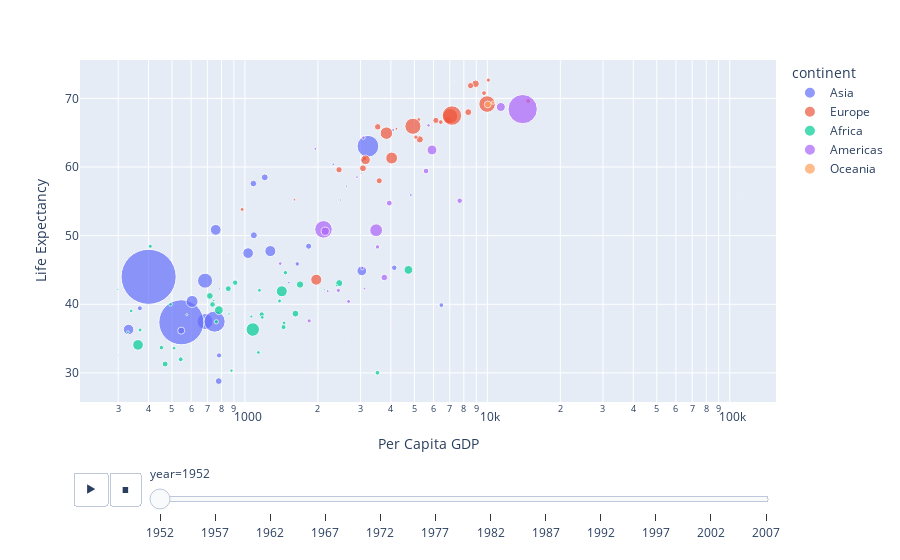

This figure's notebook cell:
### Markdown cell above
That's much more like a straight line.

Now let's differentiate the countries by size and continent.  It makes intuitive sense to make bigger countries bigger and smaller countries smaller (ordinal data) and to use color to indicate the continent they belong to (nominal data).

### Code cell
fig = px.scatter(df, x='gdpPercap', y='lifeExp', log_x=True, size='pop', color='continent', animation_frame='year', hover_name='country', size_max=60, labels={'gdpPercap': 'Per Capita GDP', 'lifeExp': 'Life Expectancy'})

fig.show()

### Figure 1 — Plotly figure (JSON) as saved in the notebook; plotly's stock layout.template omitted (floating-point values rounded to 4 significant figures)
{"data": [{"hovertemplate": "<b>%{hovertext}</b><br><br>continent=Asia<br>year=1952<br>Per Capita GDP=%{x}<br>Life Expectancy=%{y}<br>pop=%{marker.size}<extra></extra>", "hovertext": ["Afghanistan", "Bahrain", "Bangladesh", "Cambodia", "China", "Hong Kong, China", "India", "Indonesia", "Iran", "Iraq", "Israel", "Japan", "Jordan", "Korea, Dem. Rep.", "Korea, Rep.", "Kuwait", "Lebanon", "Malaysia", "Mongolia", "Myanmar", "Nepal", "Oman", "Pakistan", "Philippines", "Saudi Arabia", "Singapore", "Sri Lanka", "Syria", "Taiwan", "Thailand", "Vietnam", "West Bank and Gaza", "Yemen, Rep."], "legendgroup": "Asia", "marker": {"color": "#636efa", "size": [8425333, 120447, 46886859, 4693836, 556263527, 2125900, 372000000, 82052000, 17272000, 5441766, 1620914, 86459025, 607914, 8865488, 20947571, 160000, 1439529, 6748378, 800663, 20092996, 9182536, 507833, 41346560, 22438691, 4005677, 1127000, 7982342, 3661549, 8550362, 21289402, 26246839, 1030585, 4963829], "sizemode": "area", "sizeref": 366300.0, "symbol": "circle"}, "mode": "markers", "name": "Asia", "orientation": "v", "showlegend": true, "type": "scatter", "x": [779.4, 9867.0, 684.2, 368.5, 400.4, 3054.0, 546.6, 749.7, 3035.0, 4130.0, 4087.0, 3217.0, 1547.0, 1088.0, 1031.0, 108400.0, 4835.0, 1831.0, 786.6, 331, 545.9, 1828.0, 684.6, 1273.0, 6460.0, 2315.0, 1084.0, 1643.0, 1207.0, 757.8, 605.1, 1516.0, 781.7], "xaxis": "x", "y": [28.8, 50.94, 37.48, 39.42, 44, 60.96, 37.37, 37.47, 44.87, 45.32, 65.39, 63.03, 43.16, 50.06, 47.45, 55.56, 55.93, 48.46, 42.24, 36.32, 36.16, 37.58, 43.44, 47.75, 39.88, 60.4, 57.59, 45.88, 58.5, 50.85, 40.41, 43.16, 32.55], "yaxis": "y"}, {"hovertemplate": "<b>%{hovertext}</b><br><br>continent=Europe<br>year=1952<br>Per Capita GDP=%{x}<br>Life Expectancy=%{y}<br>pop=%{marker.size}<extra></extra>", "hovertext": ["Albania", "Austria", "Belgium", "Bosnia and Herzegovina", "Bulgaria", "Croatia", "Czech Republic", "Denmark", "Finland", "France", "Germany", "Greece", "Hungary", "Iceland", "Ireland", "Italy", "Montenegro", "Netherlands", "Norway", "Poland", "Portugal", "Romania", "Serbia", "Slovak Republic", "Slovenia", "Spain", "Sweden", "Switzerland", "Turkey", "United Kingdom"], "legendgroup": "Europe", "marker": {"color": "#EF553B", "size": [1282697, 6927772, 8730405, 2791000, 7274900, 3882229, 9125183, 4334000, 4090500, 42459667, 69145952, 7733250, 9504000, 147962, 2952156, 47666000, 413834, 10381988, 3327728, 25730551, 8526050, 16630000, 6860147, 3558137, 1489518, 28549870, 7124673, 4815000, 22235677, 50430000], "sizemode": "area", "sizeref": 366300.0, "symbol": "circle"}, "mode": "markers", "name": "Europe", "orientation": "v", "showlegend": true, "type": "scatter", "x": [1601.0, 6137.0, 8343.0, 973.5, 2444.0, 3119.0, 6876.0, 9692.0, 6425.0, 7030.0, 7144.0, 3531.0, 5264.0, 7268.0, 5210.0, 4931.0, 2648.0, 8942.0, 10100.0, 4029.0, 3068.0, 3145.0, 3581.0, 5075.0, 4215.0, 3834.0, 8528.0, 14730.0, 1969.0, 9980.0], "xaxis": "x", "y": [55.23, 66.8, 68, 53.82, 59.6, 61.21, 66.87, 70.78, 66.55, 67.41, 67.5, 65.86, 64.03, 72.49, 66.91, 65.94, 59.16, 72.13, 72.67, 61.31, 59.82, 61.05, 58.0, 64.36, 65.57, 64.94, 71.86, 69.62, 43.59, 69.18], "yaxis": "y"}, {"hovertemplate": "<b>%{hovertext}</b><br><br>continent=Africa<br>year=1952<br>Per Capita GDP=%{x}<br>Life Expectancy=%{y}<br>pop=%{marker.size}<extra></extra>", "hovertext": ["Algeria", "Angola", "Benin", "Botswana", "Burkina Faso", "Burundi", "Cameroon", "Central African Republic", "Chad", "Comoros", "Congo, Dem. Rep.", "Congo, Rep.", "Cote d'Ivoire", "Djibouti", "Egypt", "Equatorial Guinea", "Eritrea", "Ethiopia", "Gabon", "Gambia", "Ghana", "Guinea", "Guinea-Bissau", "Kenya", "Lesotho", "Liberia", "Libya", "Madagascar", "Malawi", "Mali", "Mauritania", "Mauritius", "Morocco", "Mozambique", "Namibia", "Niger", "Nigeria", "Reunion", "Rwanda", "Sao Tome and Principe", "Senegal", "Sierra Leone", "Somalia", "South Africa", "Sudan", "Swaziland", "Tanzania", "Togo", "Tunisia", "Uganda", "Zambia", "Zimbabwe"], "legendgroup": "Africa", "marker": {"color": "#00cc96", "size": [9279525, 4232095, 1738315, 442308, 4469979, 2445618, 5009067, 1291695, 2682462, 153936, 14100005, 854885, 2977019, 63149, 22223309, 216964, 1438760, 20860941, 420702, 284320, 5581001, 2664249, 580653, 6464046, 748747, 863308, 1019729, 4762912, 2917802, 3838168, 1022556, 516556, 9939217, 6446316, 485831, 3379468, 33119096, 257700, 2534927, 60011, 2755589, 2143249, 2526994, 14264935, 8504667, 290243, 8322925, 1219113, 3647735, 5824797, 2672000, 3080907], "sizemode": "area", "sizeref": 366300.0, "symbol": "circle"}, "mode": "markers", "name": "Africa", "orientation": "v", "showlegend": true, "type": "scatter", "x": [2449.0, 3521.0, 1063.0, 851.2, 543.3, 339.3, 1173.0, 1071.0, 1179.0, 1103.0, 780.5, 2126.0, 1389.0, 2670.0, 1419.0, 375.6, 328.9, 362.1, 4293.0, 485.2, 911.3, 510.2, 299.9, 853.5, 298.8, 575.6, 2388.0, 1443.0, 369.2, 452.3, 743.1, 1968.0, 1688.0, 468.5, 2424.0, 761.9, 1077.0, 2719.0, 493.3, 879.6, 1450.0, 879.8, 1136.0, 4725.0, 1616.0, 1148.0, 716.7, 859.8, 1468.0, 734.8, 1147.0, 406.9], "xaxis": "x", "y": [43.08, 30.02, 38.22, 47.62, 31.98, 39.03, 38.52, 35.46, 38.09, 40.72, 39.14, 42.11, 40.48, 34.81, 41.89, 34.48, 35.93, 34.08, 37.0, 30, 43.15, 33.61, 32.5, 42.27, 42.14, 38.48, 42.72, 36.68, 36.26, 33.69, 40.54, 50.99, 42.87, 31.29, 41.73, 37.44, 36.32, 52.72, 40, 46.47, 37.28, 30.33, 32.98, 45.01, 38.63, 41.41, 41.22, 38.6, 44.6, 39.98, 42.04, 48.45], "yaxis": "y"}, {"hovertemplate": "<b>%{hovertext}</b><br><br>continent=Americas<br>year=1952<br>Per Capita GDP=%{x}<br>Life Expectancy=%{y}<br>pop=%{marker.size}<extra></extra>", "hovertext": ["Argentina", "Bolivia", "Brazil", "Canada", "Chile", "Colombia", "Costa Rica", "Cuba", "Dominican Republic", "Ecuador", "El Salvador", "Guatemala", "Haiti", "Honduras", "Jamaica", "Mexico", "Nicaragua", "Panama", "Paraguay", "Peru", "Puerto Rico", "Trinidad and Tobago", "United States", "Uruguay", "Venezuela"], "legendgroup": "Americas", "marker": {"color": "#ab63fa", "size": [17876956, 2883315, 56602560, 14785584, 6377619, 12350771, 926317, 6007797, 2491346, 3548753, 2042865, 3146381, 3201488, 1517453, 1426095, 30144317, 1165790, 940080, 1555876, 8025700, 2227000, 662850, 157553000, 2252965, 5439568], "sizemode": "area", "sizeref": 366300.0, "symbol": "circle"}, "mode": "markers", "name": "Americas", "orientation": "v", "showlegend": true, "type": "scatter", "x": [5911.0, 2677.0, 2109.0, 11370.0, 3940.0, 2144.0, 2627.0, 5587.0, 1398.0, 3522.0, 3048.0, 2428.0, 1840.0, 2195.0, 2899.0, 3478.0, 3112.0, 2480.0, 1952.0, 3759.0, 3082.0, 3023.0, 13990.0, 5717.0, 7690.0], "xaxis": "x", "y": [62.48, 40.41, 50.92, 68.75, 54.74, 50.64, 57.21, 59.42, 45.93, 48.36, 45.26, 42.02, 37.58, 41.91, 58.53, 50.79, 42.31, 55.19, 62.65, 43.9, 64.28, 59.1, 68.44, 66.07, 55.09], "yaxis": "y"}, {"hovertemplate": "<b>%{hovertext}</b><br><br>continent=Oceania<br>year=1952<br>Per Capita GDP=%{x}<br>Life Expectancy=%{y}<br>pop=%{marker.size}<extra></extra>", "hovertext": ["Australia", "New Zealand"], "legendgroup": "Oceania", "marker": {"color": "#FFA15A", "size": [8691212, 1994794], "sizemode": "area", "sizeref": 366300.0, "symbol": "circle"}, "mode": "markers", "name": "Oceania", "orientation": "v", "showlegend": true, "type": "scatter", "x": [10040.0, 10560.0], "xaxis": "x", "y": [69.12, 69.39], "yaxis": "y"}], "layout": {"legend": {"itemsizing": "constant", "title": {"text": "continent"}, "tracegroupgap": 0}, "margin": {"t": 60}, "sliders": [{"active": 0, "currentvalue": {"prefix": "year="}, "len": 0.9, "pad": {"b": 10, "t": 60}, "steps": [{"args": [["1952"], {"frame": {"duration": 0, "redraw": false}, "fromcurrent": true, "mode": "immediate", "transition": {"duration": 0, "easing": "linear"}}], "label": "1952", "method": "animate"}, {"args": [["1957"], {"frame": {"duration": 0, "redraw": false}, "fromcurrent": true, "mode": "immediate", "transition": {"duration": 0, "easing": "linear"}}], "label": "1957", "method": "animate"}, {"args": [["1962"], {"frame": {"duration": 0, "redraw": false}, "fromcurrent": true, "mode": "immediate", "transition": {"duration": 0, "easing": "linear"}}], "label": "1962", "method": "animate"}, {"args": [["1967"], {"frame": {"duration": 0, "redraw": false}, "fromcurrent": true, "mode": "immediate", "transition": {"duration": 0, "easing": "linear"}}], "label": "1967", "method": "animate"}, {"args": [["1972"], {"frame": {"duration": 0, "redraw": false}, "fromcurrent": true, "mode": "immediate", "transition": {"duration": 0, "easing": "linear"}}], "label": "1972", "method": "animate"}, {"args": [["1977"], {"frame": {"duration": 0, "redraw": false}, "fromcurrent": true, "mode": "immediate", "transition": {"duration": 0, "easing": "linear"}}], "label": "1977", "method": "animate"}, {"args": [["1982"], {"frame": {"duration": 0, "redraw": false}, "fromcurrent": true, "mode": "immediate", "transition": {"duration": 0, "easing": "linear"}}], "label": "1982", "method": "animate"}, {"args": [["1987"], {"frame": {"duration": 0, "redraw": false}, "fromcurrent": true, "mode": "immediate", "transition": {"duration": 0, "easing": "linear"}}], "label": "1987", "method": "animate"}, {"args": [["1992"], {"frame": {"duration": 0, "redraw": false}, "fromcurrent": true, "mode": "immediate", "transition": {"duration": 0, "easing": "linear"}}], "label": "1992", "method": "animate"}, {"args": [["1997"], {"frame": {"duration": 0, "redraw": false}, "fromcurrent": true, "mode": "immediate", "transition": {"duration": 0, "easing": "linear"}}], "label": "1997", "method": "animate"}, {"args": [["2002"], {"frame": {"duration": 0, "redraw": false}, "fromcurrent": true, "mode": "immediate", "transition": {"duration": 0, "easing": "linear"}}], "label": "2002", "method": "animate"}, {"args": [["2007"], {"frame": {"duration": 0, "redraw": false}, "fromcurrent": true, "mode": "immediate", "transition": {"duration": 0, "easing": "linear"}}], "label": "2007", "method": "animate"}], "x": 0.1, "xanchor": "left", "y": 0, "yanchor": "top"}], "updatemenus": [{"buttons": [{"args": [null, {"frame": {"duration": 500, "redraw": false}, "fromcurrent": true, "mode": "immediate", "transition": {"duration": 500, "easing": "linear"}}], "label": "&#9654;", "method": "animate"}, {"args": [[null], {"frame": {"duration": 0, "redraw": false}, "fromcurrent": true, "mode": "immediate", "transition": {"duration": 0, "easing": "linear"}}], "label": "&#9724;", "method": "animate"}], "direction": "left", "pad": {"r": 10, "t": 70}, "showactive": false, "type": "buttons", "x": 0.1, "xanchor": "right", "y": 0, "yanchor": "top"}], "xaxis": {"anchor": "y", "domain": [0, 1], "title": {"text": "Per Capita GDP"}, "type": "log"}, "yaxis": {"anchor": "x", "domain": [0, 1], "title": {"text": "Life Expectancy"}}}}
